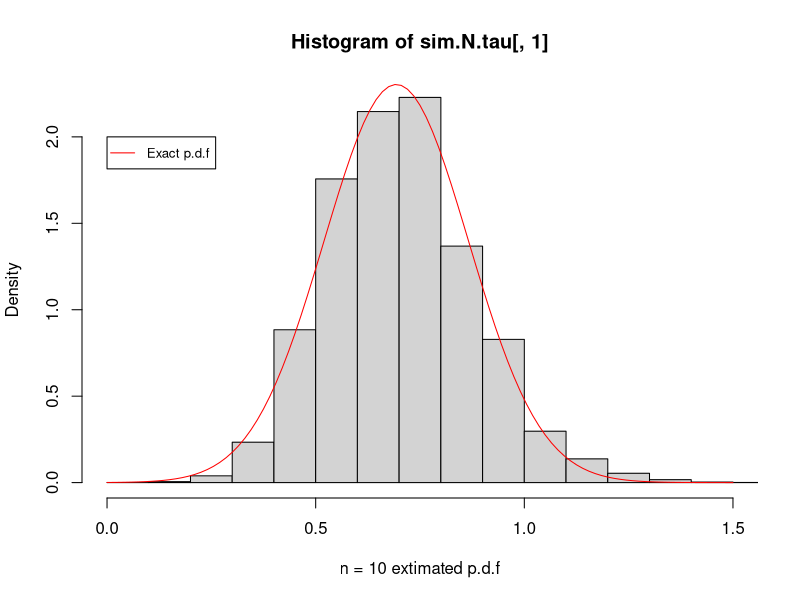
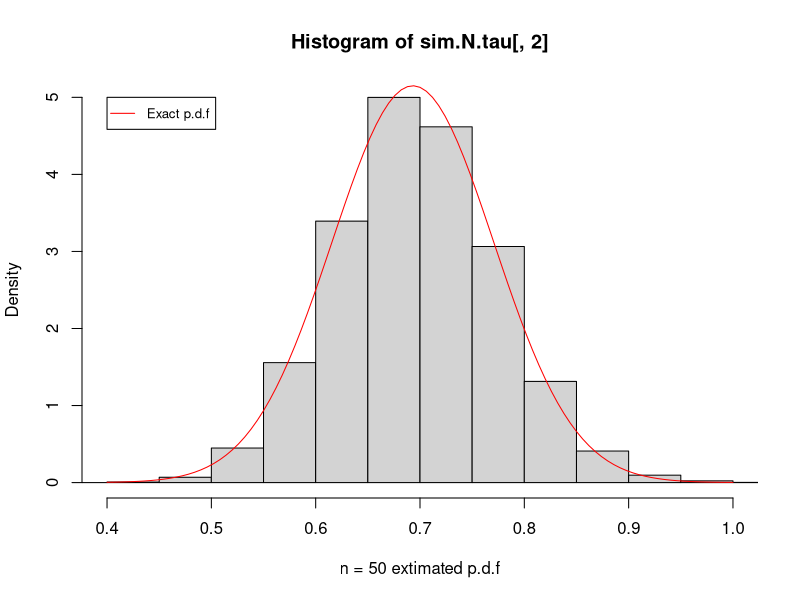
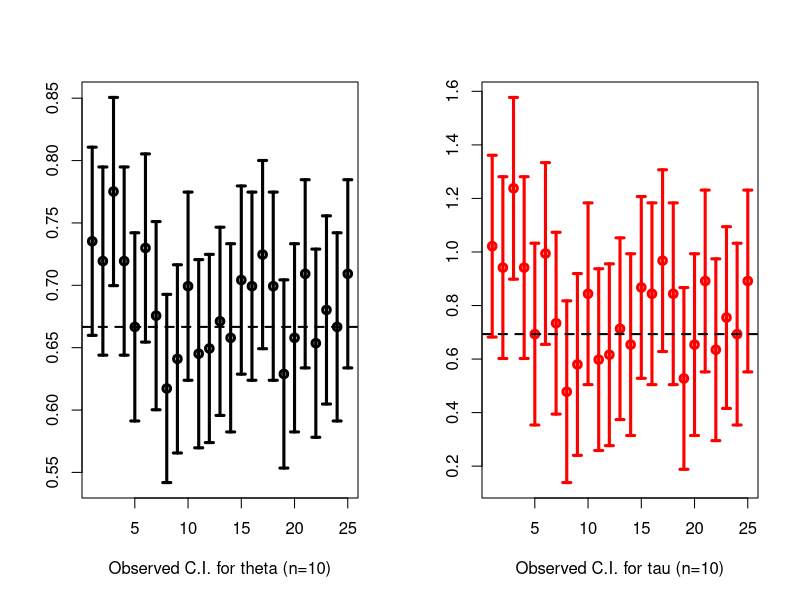
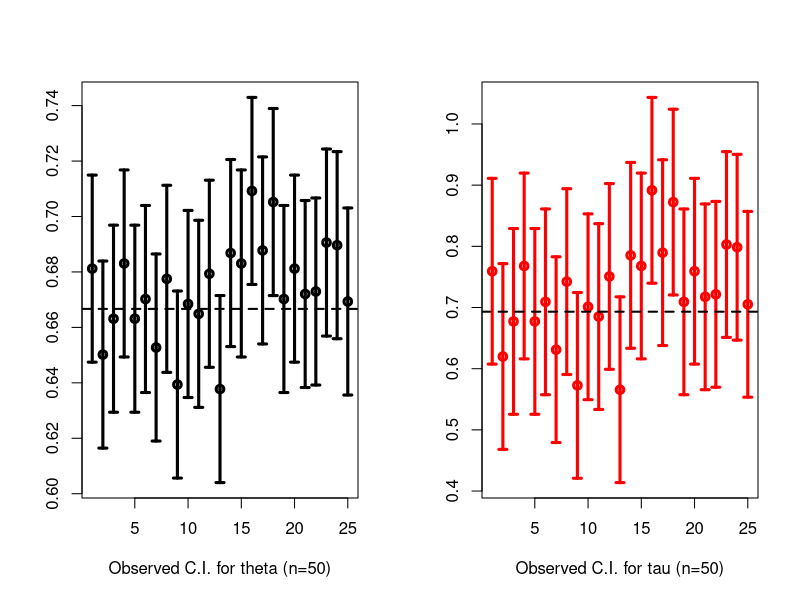
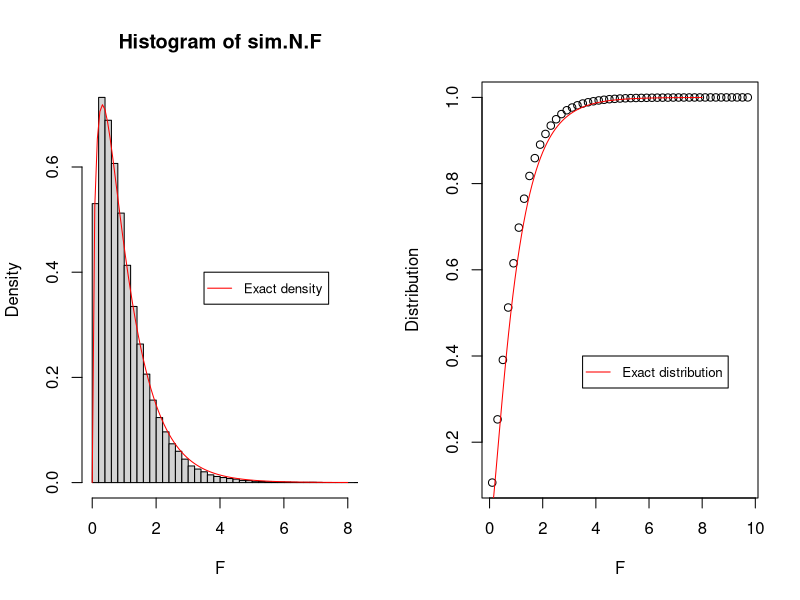
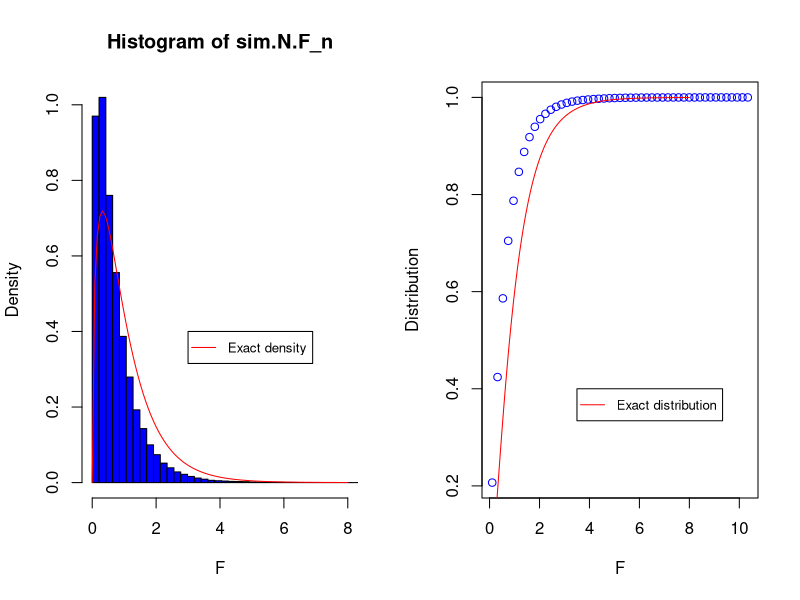

The R script that drew these images, in order:
## ---- chunk 1
library(plotrix)
library(rmarkdown)
set.seed(29) 

#tau function
tau <- function(theta){
    out <- theta/(1-theta)
    out2 <- log(out)
    return(out2)
}

N = 1e5 #numer of iterations
theta0 = 2/3 ##Neg bin success probability
r = 10 ##Neg bin size param
n <- c(10,50) ## Sample sizes
alpha = 0.05 ## Wald c.i. .95
## ---- chunk 2
sim.N.tau <-matrix(NA, nrow = N, ncol = 2)
for(i in 1:N){
    xnegbin10 <- rnbinom(n=10,size=10,prob=theta0)
    xnegbin50 <- rnbinom(n=50,size=10,prob=theta0)
    sim.N.tau[i,1] <- tau(r*n[1]/(r*n[1]+sum(xnegbin10)))
    sim.N.tau[i,2] <- tau(r*n[2]/(r*n[2]+sum(xnegbin50)))
}
## ---- chunk 3
true_mean = (tau(theta0))
#True variance of tau hat (n=10, n=50)
true_var10_tau <- 1/(r*n[1]*(1-theta0))
true_var50_tau <- 1/(r*n[2]*(1-theta0))
## ---- chunk 4
hist(sim.N.tau[,1], freq = FALSE, breaks=20, xlim=c(0,1.5), xlab = "n = 10 extimated p.d.f")
plot(function(x) dnorm(x, mean = true_mean, sd=sqrt(true_var10_tau)),
    add=TRUE,ylim=8,xlim=c(0,1.5), col='red')
legend(0, 2, legend=c("Exact p.d.f"),
    col=c("red"), bg='white', lwd=1,lty=c(1), pch=c(NA), cex=0.8)
## ---- chunk 5
hist(sim.N.tau[,2], freq = FALSE, breaks=20, xlim=c(0.4,1), xlab = "n = 50 extimated p.d.f")
plot(function(x) dnorm(x, mean = true_mean, sd=sqrt(true_var50_tau)),
    add=TRUE,ylim=8,xlim=c(0.4,1), col='red')
legend(0.4, 5, legend=c("Exact p.d.f"),
    col=c("red"), bg='white', lwd=1,lty=c(1), pch=c(NA), cex=0.8)
## ---- chunk 6
true_var10_th <- (theta0^2*(1-theta0))/(r*n[1])
true_var50_th <- (theta0^2*(1-theta0))/(r*n[2])

sim.N.CI_the <-matrix(NA, nrow = N, ncol = 4)
sim.N.CI_tau <-matrix(NA, nrow = N, ncol = 4)
for(i in 1:N){
    xnegbin10 <- rnbinom(n=n[1],size=r,prob=theta0)
    xnegbin50 <- rnbinom(n=n[2],size=r,prob=theta0)
    sim.N.CI_the[i,1:2] <- r*n[1]/(r*n[1]+sum(xnegbin10)) 
    sim.N.CI_the[i,1:2] <- sim.N.CI_the[i,1:2] + c(-1,1)*qnorm(p = alpha/2,
         lower.tail = FALSE)*sqrt(true_var10_th)
    sim.N.CI_the[i,3:4] <- r*n[2]/(r*n[2]+sum(xnegbin50)) 
    sim.N.CI_the[i,3:4] <- sim.N.CI_the[i,3:4] + c(-1,1)*qnorm(p = alpha/2,
         lower.tail = FALSE)*sqrt(true_var50_th)
    sim.N.CI_tau[i,1:2] <- tau(r*n[1]/(r*n[1]+sum(xnegbin10))) 
    sim.N.CI_tau[i,1:2] <- sim.N.CI_tau[i,1:2] + c(-1,1)*qnorm(p = alpha/2,
        lower.tail = FALSE)*sqrt(true_var10_tau)
    sim.N.CI_tau[i,3:4] <- tau(r*n[2]/(r*n[2]+sum(xnegbin50))) 
    sim.N.CI_tau[i,3:4] <- sim.N.CI_tau[i,3:4] + c(-1,1)*qnorm(p = alpha/2, 
        lower.tail = FALSE)*sqrt(true_var50_tau)
}
theta10.inside <- apply(sim.N.CI_the[,1:2], MARGIN = 1, 
    function(x)ifelse(theta0>=x[1]&theta0<=x[2],1,0))
theta50.inside <- apply(sim.N.CI_the[,3:4], MARGIN = 1, 
    function(x)ifelse(theta0>=x[1]&theta0<=x[2],1,0))
tau10.inside <- apply(sim.N.CI_tau[,1:2], MARGIN = 1, 
    function(x)ifelse(true_mean>=x[1]&true_mean<=x[2],1,0))
tau50.inside <- apply(sim.N.CI_tau[,3:4], MARGIN = 1, 
    function(x)ifelse(true_mean>=x[1]&true_mean<=x[2],1,0))
## ---- chunk 7
par(mfrow =c(1,2))
plotCI(x= 1:25, y =apply(sim.N.CI_the[1:25,1:2], 1, mean), 
    li = sim.N.CI_the[1:25,1],ui = sim.N.CI_the[1:25,2],
    xlab="Observed C.I. for theta (n=10)",ylab=NA, lwd=3)
    abline(h = theta0, lwd=2, lty=2)
plotCI(x= 1:25, y =apply(sim.N.CI_tau[1:25,1:2], 1, mean), 
    li = sim.N.CI_tau[1:25,1],ui = sim.N.CI_tau[1:25,2],
    xlab="Observed C.I. for tau (n=10)",ylab=NA, lwd=3, col="red")
    abline(h = tau(theta0), lwd=2, lty=2)
## ---- chunk 8
par(mfrow =c(1,2))
plotCI(x= 1:25, y =apply(sim.N.CI_the[1:25,3:4], 1, mean), 
    li = sim.N.CI_the[1:25,3],ui = sim.N.CI_the[1:25,4],
    xlab="Observed C.I. for theta (n=50)",ylab=NA, lwd=3)
    abline(h = theta0, lwd=2, lty=2)
plotCI(x= 1:25, y =apply(sim.N.CI_tau[1:25,3:4], 1, mean), 
    li = sim.N.CI_tau[1:25,3],ui = sim.N.CI_tau[1:25,4],
    xlab="Observed C.I. for tau (n=50)",ylab=NA, lwd=3, col="red") 
    abline(h = tau(theta0), lwd=2, lty=2)
## ---- chunk 9
mean(theta10.inside) #Confidence probability for theta n=10
mean(theta50.inside)  #Confidence probability for theta n=50
mean(tau10.inside)  #Confidence probability for tau n=10
mean(tau50.inside)  #Confidence probability for tau n=50
## ---- chunk 10
set.seed(29) 
n = c(10,15,10,15) #Number of elements for every col
var = c(1,1,1,1) #Variance for every col
mu = c(0,0,0,0) #Mean for every col
k=4 #Number of cols
## ---- chunk 11
sim.N.F <- rep(0,N) #initialized the array
for(l in 1:N){
    #defined the observed sample as follows
    #used var[1] as variance as every sample comes from N(0,1)
    y <- rnorm(sum(n), mean = 0, sd = sqrt(var[1]))
    #Treatment j mean
    estMuj <- c(sum(y[1:10])/n[1], 
            sum(y[11:25])/n[2],
            sum(y[26:35])/n[3], 
            sum(y[36:50])/n[4]) 
    #Overall mean
    estMu <- sum(y)/sum(n)
    SSR <- 0 #init SSR
    SSE <- 0 #init SSE
    for (i in 1:k){
        offset <- sum(n[1:(i-1)])
        for(j in 1:n[i]){
            SSR = SSR + (estMuj[i]-estMu)^2
            SSE = SSE + (y[offset+j]-estMuj[i])^2
        }
    }
    sim.N.F[l] <- (SSR/(k-1))/(SSE/(sum(n)-k)) #value of F observed (Fobs)
}
## ---- chunk 12
h <- hist(sim.N.F, freq=FALSE, xlab="F",breaks = seq(min(sim.N.F), 
    max(sim.N.F), length.out = 50), xlim=c(0,8), ylab="Density")
plot(function(x) df(x, df1=k-1, df2=sum(n)-k),xlim=c(0,8), col='red', add=TRUE)
legend(3.5, 0.4, legend=c("Exact density"),
       col=c("red"), lwd=1,lty=c(1), pch=c(NA), cex=0.8)
hh <- rep(0,length(h$density))
for(i in 1:length(h$density))
    hh[i] <- sum(h$density[1:i])*(h$breaks[i+1]-h$breaks[i])
plot(h$mids,hh, xlab="F",  ylab="Distribution")
plot(function(x) pf(x, df1=k-1, df2=sum(n)-k),xlim=c(0,8), col='red', add=TRUE)
legend(3.5, 0.4, legend=c("Exact distribution"),
       col=c("red"), bg='white', lwd=1,lty=c(1), pch=c(NA), cex=0.8)
## ---- chunk 13
var <- c(1/2,2,1/2,2) #Vector of variances
## ---- chunk 14
sim.N.F_n <- rep(0, N)
for(l in 1:N){
    offset <- 1
    y_n <- rep(0, 50)
    for (i in 1:k){
        y_n[offset:sum(n[1:i])]<-rnorm(n[i], 
            mean = mu[i], sd = sqrt(var[i]))
        offset<- offset + n[i]
    }
    #Treatment j mean
    estMuj <- c(sum(y_n[1:10])/n[1], 
            sum(y_n[11:25])/n[2],
            sum(y_n[26:35])/n[3], 
            sum(y_n[36:50])/n[4])
    #Overall mean
    estMu <- sum(y_n)/sum(n)
    SSR <- 0
    SSE <- 0
    for (i in 1:k){
        offset <- sum(n[1:(i-1)])
        for(j in 1:n[i]){
            SSR = SSR + (estMuj[i]-estMu)^2 
            SSE = SSE + (y_n[offset+j]-estMuj[i])^2
        }
    }
    #value of new F observed (Fobs)
    sim.N.F_n[l] <- (SSR/(k-1))/(SSE/(sum(n)-k)) 
}
## ---- chunk 15
h1<-hist(sim.N.F_n, freq=FALSE, xlab="F", breaks=seq(min(sim.N.F_n), 
    max(sim.N.F_n), length.out = 50), xlim=c(0,8), ylab="Density", col="blue")
plot(function(x) df(x, df1=k-1, df2=sum(n)-k),
    xlim=c(0,8),add=TRUE, col='red')
legend(3, 0.4, legend=c("Exact density"),
       col=c("red"), lwd=1,lty=c(1), pch=c(NA), cex=0.8)
hh1 <- rep(0,length(h1$density))
for(i in 1:length(h1$density))
    hh1[i] <- hh1[i] <- sum(h1$density[1:i])*(h1$breaks[i+1]-h1$breaks[i])
plot(h1$mids,hh1,xlab="F", col='blue',  ylab="Distribution")
plot(function(x) pf(x, df1=k-1, df2=sum(n)-k),xlim=c(0,8), col='red', add=TRUE)
legend(3.5, 0.4, legend=c("Exact distribution"),
       col=c("red"), bg='white', lwd=1,lty=c(1), pch=c(NA), cex=0.8)
